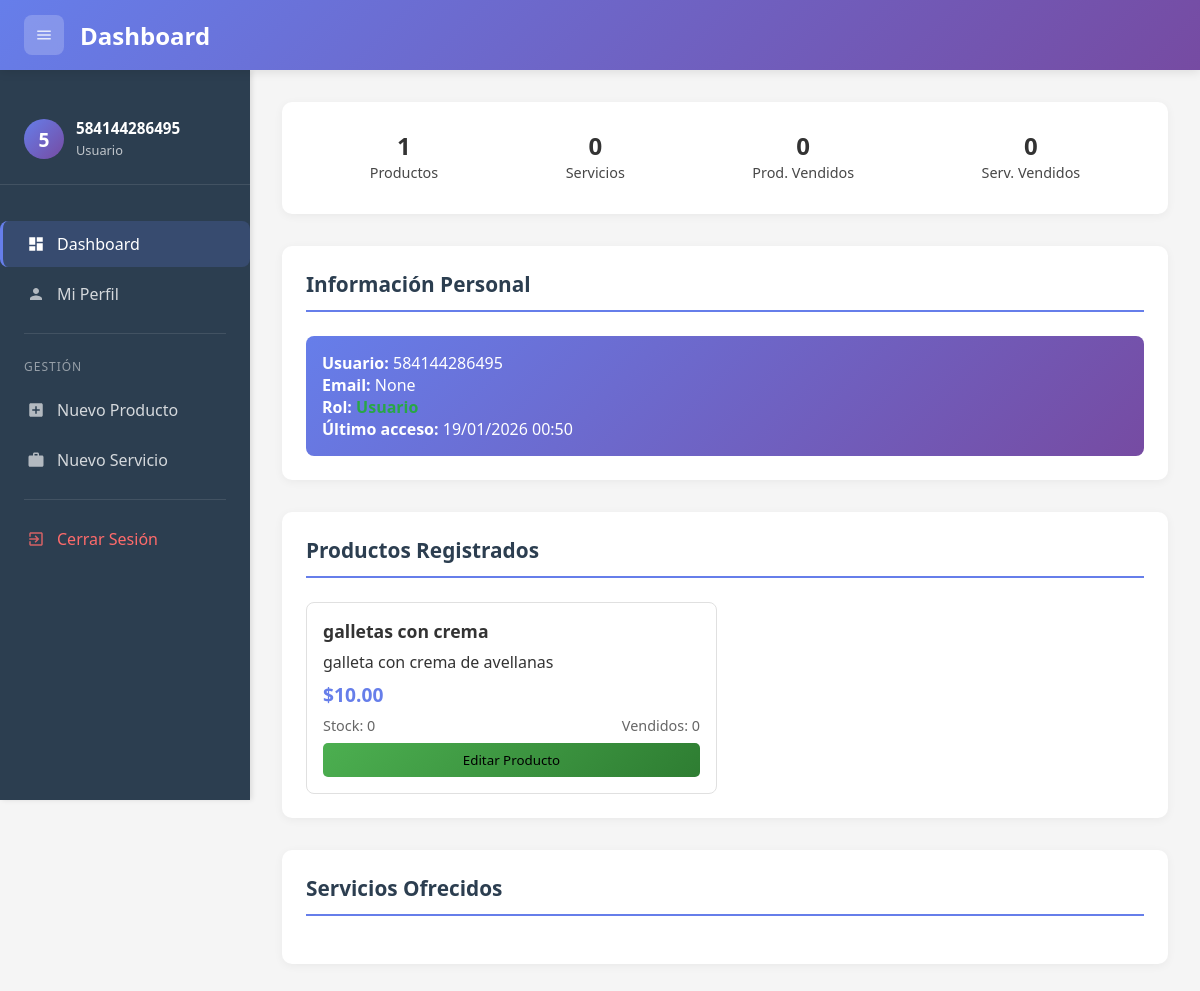
Page /dashboard (signed in) on the committed database.
### models.py (models this page shows, shortened)
class User(db.Model, UserMixin):
    id = db.Column(db.Integer, primary_key=True)
    username = db.Column(db.String(80), unique=True, nullable=False)
    password_hash = db.Column(db.String(200), nullable=False)
    email = db.Column(db.String(120), unique=True, nullable=True)
    role = db.Column(db.String(20), default='usuario')  # 'admin' o 'usuario'
    is_active = db.Column(db.Boolean, default=True)
    created_at = db.Column(db.DateTime, default=datetime.now)
    last_login = db.Column(db.DateTime, nullable=True)
    def is_admin(self):
        return self.role == 'admin'

class Producto(db.Model):
    id = db.Column(db.Integer, primary_key=True)
    nombre = db.Column(db.String(100), nullable=False)
    descripcion = db.Column(db.Text)
    precio = db.Column(db.Float, nullable=False)
    stock = db.Column(db.Integer, default=0)
    vendidos = db.Column(db.Integer, default=0)
    categoria_id = db.Column(db.Integer, db.ForeignKey('categorias.id'))
    subcategoria_id = db.Column(db.Integer, db.ForeignKey('subcategorias.id'))
    categoria = db.relationship('Categoria', backref=db.backref('productos', lazy=True))
    subcategoria = db.relationship('Subcategoria', backref=db.backref('productos', lazy=True))
    imagen_url = db.Column(db.String(255))
    created_by = db.Column(db.Integer, db.ForeignKey('user.id'))
    created_at = db.Column(db.DateTime, default=datetime.now)
    updated_at = db.Column(db.DateTime, default=datetime.now, onupdate=datetime.now)

### app.py (the view)
@app.route('/dashboard')
@login_required
def dashboard():
    if current_user.is_admin():
        total_productos = Producto.query.count()
        total_servicios = Servicio.query.count()
        productos_vendidos = sum(p.vendidos for p in Producto.query.all())
        servicios_vendidos = sum(s.vendidos for s in Servicio.query.all())
        productos = Producto.query.all()
        servicios = Servicio.query.all()
        ventas_realizadas = Venta.query.filter_by(vendedor_id=current_user.id).count()
    else:
        total_productos = Producto.query.filter_by(created_by=current_user.id).count()
        total_servicios = Servicio.query.filter_by(created_by=current_user.id).count()
        mis_productos = Producto.query.filter_by(created_by=current_user.id).all()
        productos_vendidos = sum(p.vendidos for p in mis_productos)
        mis_servicios = Servicio.query.filter_by(created_by=current_user.id).all()
        servicios_vendidos = sum(s.vendidos for s in mis_servicios)
        productos = mis_productos
        servicios = mis_servicios
        ventas_realizadas = Venta.query.filter_by(vendedor_id=current_user.id).count()
    return render_template('dashboard.html',
                         page_title='Dashboard',
                         total_productos=total_productos,
                         total_servicios=total_servicios,
                         productos_vendidos=productos_vendidos,
                         servicios_vendidos=servicios_vendidos,
                         productos=productos,
                         servicios=servicios,
                         ventas_realizadas=ventas_realizadas,
                         es_admin=current_user.is_admin())

### app.py (called while the page is built)
@login_manager.user_loader
def load_user(user_id):
    return User.query.get(int(user_id))

@app.context_processor
def inject_user_data():
    if current_user.is_authenticated:
        return {
            'es_admin': current_user.is_admin(),
            'current_user': current_user
        }
    return {}

### templates/dashboard.html (shortened to what this page needs)
{% extends "base.html" %}
{% block content %}
    <div class="section" style="display:flex">
        <div class="stat">
            <span class="stat-number">{{ total_productos }}</span>
            <span class="stat-label">Productos</span>
        </div>
        <div class="stat">
            <span class="stat-number">{{ total_servicios }}</span>
            <span class="stat-label">Servicios</span>
        </div>
        <div class="stat">
            <span class="stat-number">{{ productos_vendidos }}</span>
            <span class="stat-label">Prod. Vendidos</span>
        </div>
        <div class="stat">
            <span class="stat-number">{{ servicios_vendidos }}</span>
            <span class="stat-label">Serv. Vendidos</span>
        </div>
    </div>
    <div class="section">
        <h2 class="section-title">Información Personal</h2>
        <div class="info-personal">
            <p><strong>Usuario:</strong> {{ current_user.username }}</p>
            <p><strong>Email:</strong> {{ current_user.email }}</p>
            <p><strong>Rol:</strong>
                {% if current_user.is_admin() %}
                    <span style="color: #ffc107; font-weight: bold;">Administrador</span>
                {% else %}
                    <span style="color: #28a745; font-weight: bold;">Usuario</span>
                {% endif %}
            </p>
            <p><strong>Último acceso:</strong>
                {% if current_user.last_login %}
                    {{ current_user.last_login.strftime('%d/%m/%Y %H:%M') }}
                {% else %}
                    Hoy
                {% endif %}
            </p>
        </div>
    </div>
    <div class="section">
        <h2 class="section-title">Productos Registrados</h2>
        <div class="cards-container">
            {% for producto in productos %}
            <div class="card">
                <h3 class="card-title">{{ producto.nombre }}</h3>
                <p>{{ producto.descripcion }}</p>
                <div class="card-price">${{ "%.2f"|format(producto.precio) }}</div>
                <div class="card-stats">
                    <span>Stock: {{ producto.stock }}</span>
                    <span>Vendidos: {{ producto.vendidos }}</span>
                </div>
                <button class="btn-vender" onclick="location.href='{{ url_for('editar_producto', id=producto.id) }}'" style="background-color: #ffc107; color: #000;">
                    Editar Producto
                </button>
            </div>
            {% endfor %}
        </div>
    </div>
    <div class="section">
        <h2 class="section-title">Servicios Ofrecidos</h2>
    </div>
{% endblock %}

### templates/base.html (shortened to what this page needs)
<!DOCTYPE html>
<html lang="es">
<head>
</head>
<body>
    <header class="header">
        <div class="header-left">
            <button class="toggle-sidebar" onclick="toggleSidebar()" title="Menú">
                <svg class="icon-svg" viewBox="0 0 24 24">
                    <path d="M3 18h18v-2H3v2zm0-5h18v-2H3v2zm0-7v2h18V6H3z"/>
                </svg>
            </button>
            <h1 class="header-title">{% block page_title %}Dashboard{% endblock %}</h1>
        </div>
    </header>
    <div class="main-container">
        <nav class="sidebar" id="sidebar">
            <div class="sidebar-header">
                <div class="sidebar-user">
                    <div class="sidebar-user-avatar">
                        {{ current_user.username[0]|upper if current_user.username else 'U' }}
                    </div>
                    <div class="sidebar-user-info">
                        <h4>{{ current_user.username|default('Usuario') }}</h4>
                        <small>{{ current_user.role|default('Usuario')|title }}</small>
                    </div>
                </div>
            </div>
            <div class="sidebar-menu">
                <a href="{{ url_for('dashboard') }}" class="menu-item {% if request.endpoint == 'dashboard' %}active{% endif %}">
                    <svg class="icon-svg" viewBox="0 0 24 24">
                        <path d="M3 13h8V3H3v10zm0 8h8v-6H3v6zm10 0h8V11h-8v10zm0-18v6h8V3h-8z"/>
                    </svg>
                    <span>Dashboard</span>
                </a>
                <a href="{{ url_for('perfil') }}" class="menu-item {% if request.endpoint == 'perfil' %}active{% endif %}">
                    <svg class="icon-svg" viewBox="0 0 24 24">
                        <path d="M12 12c2.21 0 4-1.79 4-4s-1.79-4-4-4-4 1.79-4 4 1.79 4 4 4zm0 2c-2.67 0-8 1.34-8 4v2h16v-2c0-2.66-5.33-4-8-4z"/>
                    </svg>
                    <span>Mi Perfil</span>
                </a>
                <div class="menu-divider"></div>
                <div class="menu-section">Gestión</div>
                <a href="{{ url_for('nuevo_producto') }}" class="menu-item {% if request.endpoint == 'nuevo_producto' %}active{% endif %}">
                    <svg class="icon-svg" viewBox="0 0 24 24">
                        <path d="M19 3H5c-1.11 0-2 .9-2 2v14c0 1.1.89 2 2 2h14c1.1 0 2-.9 2-2V5c0-1.1-.9-2-2-2zm-2 10h-4v4h-2v-4H7v-2h4V7h2v4h4v2z"/>
                    </svg>
                    <span>Nuevo Producto</span>
                </a>
                <a href="{{ url_for('nuevo_servicio') }}" class="menu-item {% if request.endpoint == 'nuevo_servicio' %}active{% endif %}">
                    <svg class="icon-svg" viewBox="0 0 24 24">
                        <path d="M20 6h-4V4c0-1.11-.89-2-2-2h-4c-1.11 0-2 .89-2 2v2H4c-1.11 0-1.99.89-1.99 2L2 19c0 1.11.89 2 2 2h16c1.11 0 2-.89 2-2V8c0-1.11-.89-2-2-2zm-6 0h-4V4h4v2z"/>
                    </svg>
                    <span>Nuevo Servicio</span>
                </a>
                <div class="menu-divider"></div>
                <a href="{{ url_for('logout') }}" class="menu-item" style="color: #ff6b6b;">
                    <svg class="icon-svg" viewBox="0 0 24 24">
                        <path d="M10.09 15.59L11.5 17l5-5-5-5-1.41 1.41L12.67 11H3v2h9.67l-2.58 2.59zM19 3H5c-1.11 0-2 .9-2 2v4h2V5h14v14H5v-4H3v4c0 1.1.89 2 2 2h14c1.1 0 2-.9 2-2V5c0-1.1-.9-2-2-2z"/>
                    </svg>
                    <span>Cerrar Sesión</span>
                </a>
            </div>
        </nav>
        <main class="content-wrapper" id="contentWrapper">
            {% block content %}{% endblock %}
        </main>
    </div>
</body>
</html>

### rows in the picture
User: username "5", username "584144286495", role "Usuario", email "None", last_login "19/01/2026 00:50"
Producto: nombre "galletas con crema", descripcion "galleta con crema de avellanas", precio "10.00", stock "0", vendidos "0"

### other values in the picture
{{ total_productos }} "1"
{{ total_servicios }} "0"
{{ productos_vendidos }} "0"
{{ servicios_vendidos }} "0"
